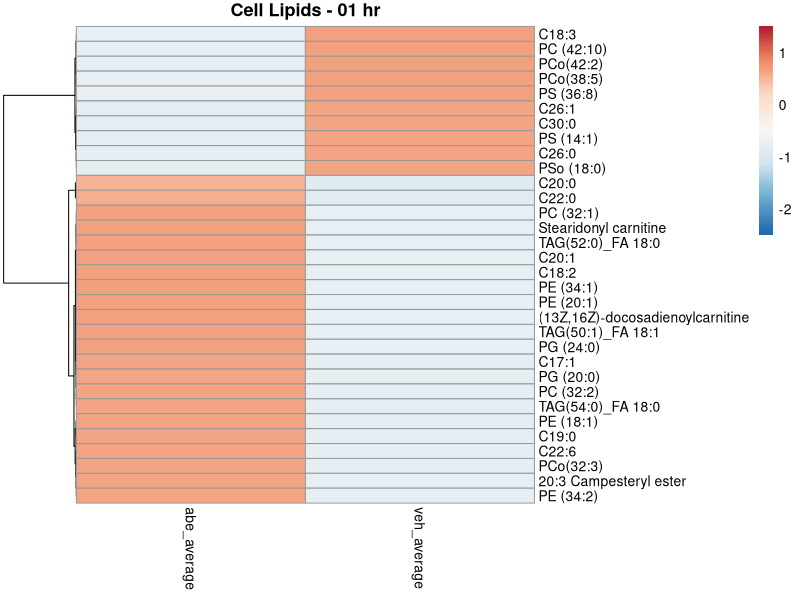
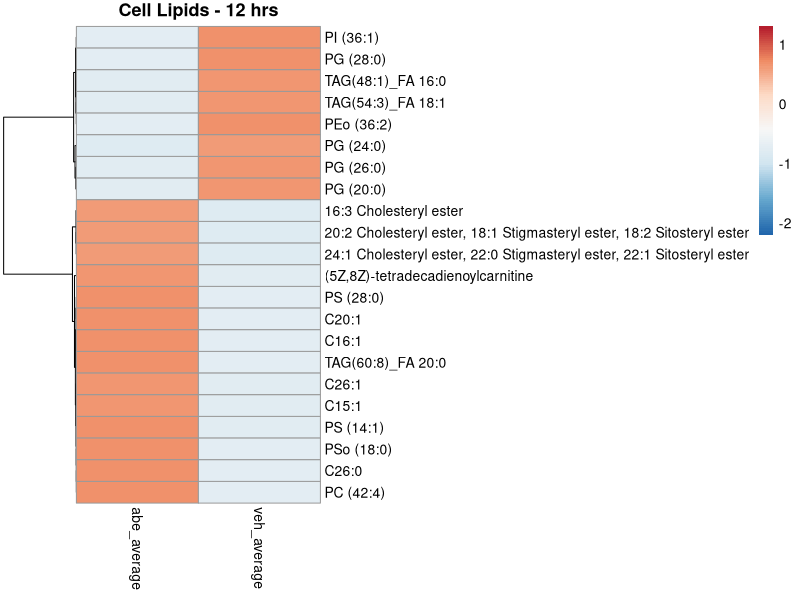
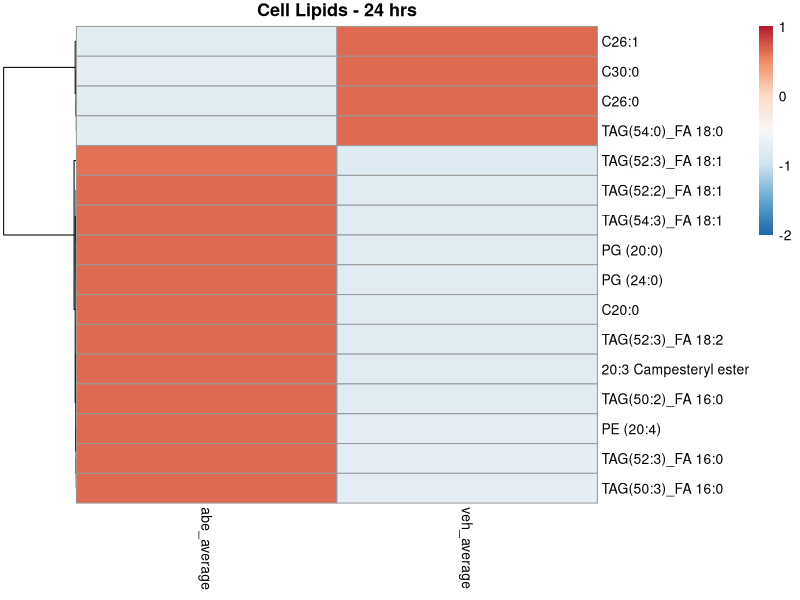
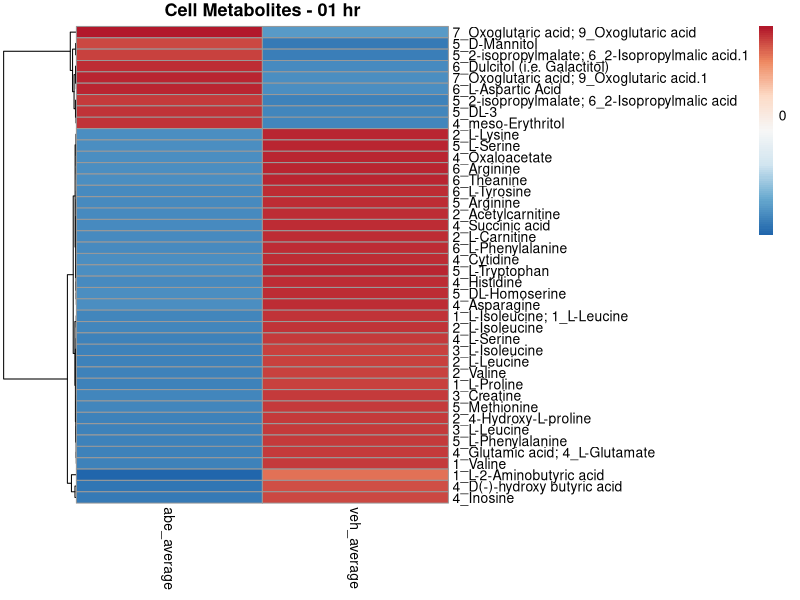
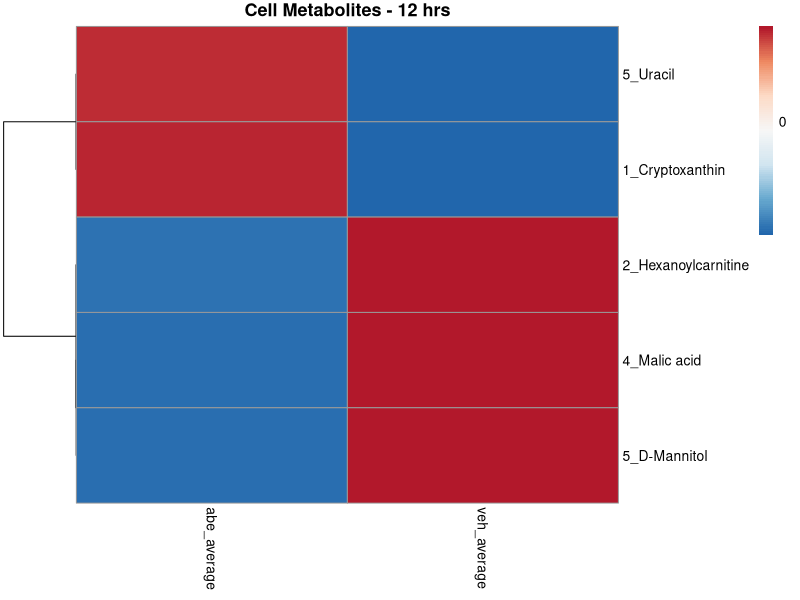
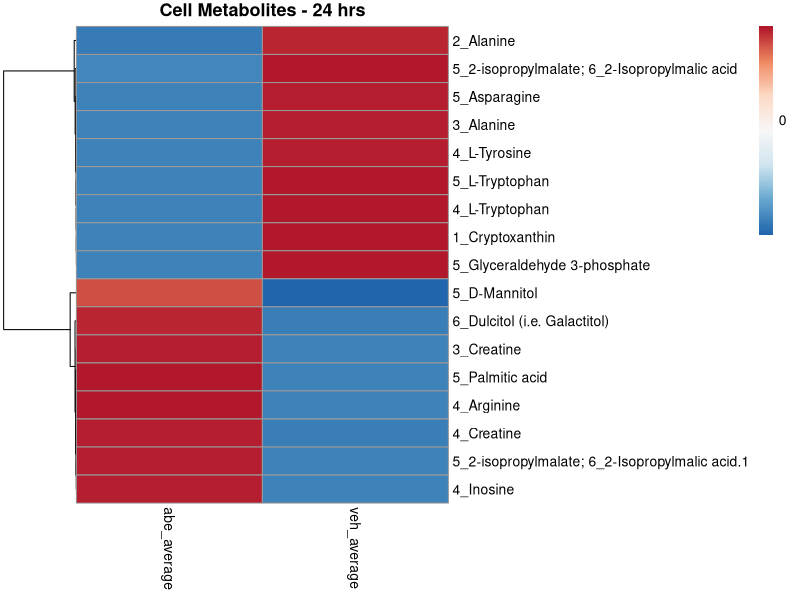

These charts were generated, in order, by the following R code: (Note: this script raises an error after producing the figures.)
library(plyr)
library(tidyverse)
library(RColorBrewer)

cl_01 <- read.csv(file = 'cl_01h_full.csv')
cl_12 <- read.csv(file = 'cl_12h_full.csv')
cl_24 <- read.csv(file = 'cl_24h_full.csv')

cm_01 <- read.csv(file = 'cm_01h_full.csv')
cm_12 <- read.csv(file = 'cm_12h_full.csv')
cm_24 <- read.csv(file = 'cm_24h_full.csv')

ml_01 <- read.csv(file = 'ml_01h_full.csv')
ml_12 <- read.csv(file = 'ml_12h_full.csv')
ml_24 <- read.csv(file = 'ml_24h_full.csv')

mm_01 <- read.csv(file = 'mm_01h_full.csv')
mm_12 <- read.csv(file = 'mm_12h_full.csv')
mm_24 <- read.csv(file = 'mm_24h_full.csv')


################## CL 01 hr ###################################
df <- cl_01

df %>% mutate(lipids = make.unique(lipid)) %>%
  filter(FDR<0.1) %>%
  select(-lipid,	-logFC,	-logCPM,	-LR,	-PValue,	-FDR,	-Transition,	-type,	-Blank,
         -veh_N3,	-Abe_N3,	-veh_N4,	-Abe_N4,	-veh_N5,	-Abe_N5,	-veh_N6,	-Abe_N6,
         -veh_N7,	-Abe_N7) %>%
  rowwise() %>%
  mutate(mean = mean(c(abe_average, veh_average))) %>%
  mutate_if(is.numeric, log10) %>%
  mutate_if(is.numeric, list(~ . - mean)) %>%
  mutate(sd = sd(c(abe_average, veh_average))) %>%
  mutate_if(is.numeric, list(~ . / sd)) %>%
  select( -mean, -sd) ->
  vals

vals %>%
  column_to_rownames("lipids") %>%
  as.matrix() %>%
  pheatmap::pheatmap(color = colorRampPalette(rev(brewer.pal(n = 7, name =
                                                               "RdBu")))(100), 
                     main = "Cell Lipids - 01 hr", 
                     cluster_rows = TRUE,
                     cluster_cols = FALSE, 
                     breaks = seq(-2.5, 1.5, length.out = 100),
                     legend_breaks = c(-2, -1, 0, 1), 
                     legend_labels = c(-2, -1, 0, 1),
                     fontsize = 10, fontsize_row = 10)

################## CL 12 hr ###################################
df <- cl_12

df %>% mutate(lipids = make.unique(lipid)) %>%
  filter(FDR<0.1) %>%
  select(-lipid,	-logFC,	-logCPM,	-LR,	-PValue,	-FDR,	-Transition,	-type,	-Blank,
         -veh_N3,	-Abe_N3,	-veh_N4,	-Abe_N4,	-veh_N5,	-Abe_N5,	-veh_N6,	-Abe_N6, -veh_N1, -veh_N2,
         -Abe_N1, -Abe_N2) %>%
  rowwise() %>%
  mutate(mean = mean(c(abe_average, veh_average))) %>%
  mutate_if(is.numeric, log10) %>%
  mutate_if(is.numeric, list(~ . - mean)) %>%
  mutate(sd = sd(c(abe_average, veh_average))) %>%
  mutate_if(is.numeric, list(~ . / sd)) %>%
  select( -mean, -sd) ->
  vals

vals %>%
  column_to_rownames("lipids") %>%
  as.matrix() %>%
  pheatmap::pheatmap(color = colorRampPalette(rev(brewer.pal(n = 7, name =
                                                               "RdBu")))(100), 
                     main = "Cell Lipids - 12 hrs", 
                     cluster_rows = TRUE,
                     cluster_cols = FALSE, 
                     breaks = seq(-2.2, 1.3, length.out = 100),
                     legend_breaks = c(-2, -1, 0, 1), 
                     legend_labels = c(-2, -1, 0, 1),
                     fontsize = 10, fontsize_row = 10)


################## CL 24 hrs ###################################
df <- cl_24

df %>% mutate(lipids = make.unique(lipid)) %>%
  filter(FDR<0.1) %>%
  select(-lipid,	-logFC,	-logCPM,	-LR,	-PValue,	-FDR,	-Transition,	-type,	-Blank,
         -veh_N3,	-Abe_N3,	-veh_N4,	-Abe_N4,	-veh_N5,	-Abe_N5,	-veh_N6,	-Abe_N6, 
         -veh_N2, -veh_N7,
         -Abe_N2, -Abe_N7) %>%
  rowwise() %>%
  mutate(mean = mean(c(abe_average, veh_average))) %>%
  mutate_if(is.numeric, log10) %>%
  mutate_if(is.numeric, list(~ . - mean)) %>%
  mutate(sd = sd(c(abe_average, veh_average))) %>%
  mutate_if(is.numeric, list(~ . / sd)) %>%
  select( -mean, -sd) ->
  vals

vals %>%
  column_to_rownames("lipids") %>%
  as.matrix() %>%
  pheatmap::pheatmap(color = colorRampPalette(rev(brewer.pal(n = 7, name =
                                                               "RdBu")))(100), 
                     main = "Cell Lipids - 24 hrs", 
                     cluster_rows = TRUE,
                     cluster_cols = FALSE, 
                     breaks = seq(-2, 1, length.out = 100),
                     legend_breaks = c(-2, -1, 0, 1), 
                     legend_labels = c(-2, -1, 0, 1),
                     fontsize = 10, fontsize_row = 10)


################## CM 01 hr ###################################
df <- cm_01

df %>% mutate(lipids = make.unique(lipid)) %>%
  filter(FDR<0.1) %>%
  select(-lipid,	-logFC,	-logCPM,	-LR,	-PValue,	-FDR,	-Transition,	-type,	-Blank,
         -veh_N3,	-Abe_N3,	-veh_N4,	-Abe_N4,	-veh_N5,	-Abe_N5,	-veh_N6,	-Abe_N6,
         -veh_N7,	-Abe_N7) %>%
  rowwise() %>%
  mutate(mean = mean(c(abe_average, veh_average))) %>%
  mutate_if(is.numeric, log10) %>%
  mutate_if(is.numeric, list(~ . - mean)) %>%
  mutate(sd = sd(c(abe_average, veh_average))) %>%
  mutate_if(is.numeric, list(~ . / sd)) %>%
  select( -mean, -sd) ->
  vals

vals %>%
  column_to_rownames("lipids") %>%
  as.matrix() %>%
  pheatmap::pheatmap(color = colorRampPalette(rev(brewer.pal(n = 7, name =
                                                               "RdBu")))(100), 
                     main = "Cell Metabolites - 01 hr", 
                     cluster_rows = TRUE,
                     cluster_cols = FALSE, 
                     # breaks = seq(-2.5, 1.5, length.out = 100),
                     legend_breaks = c(-2, -1, 0, 1), 
                     legend_labels = c(-2, -1, 0, 1),
                     fontsize = 10, fontsize_row = 10)

################## CM 12 hr ###################################
df <- cm_12

df %>% mutate(lipids = make.unique(lipid)) %>%
  filter(FDR<0.1) %>%
  select(-lipid,	-logFC,	-logCPM,	-LR,	-PValue,	-FDR,	-Transition,	-type,	-Blank,
         -veh_N3,	-Abe_N3,	-veh_N4,	-Abe_N4,	-veh_N5,	-Abe_N5,	-veh_N6,	-Abe_N6,
         -veh_N1, -veh_N2, -Abe_N1, -Abe_N2) %>%
  rowwise() %>%
  mutate(mean = mean(c(abe_average, veh_average))) %>%
  mutate_if(is.numeric, log10) %>%
  mutate_if(is.numeric, list(~ . - mean)) %>%
  mutate(sd = sd(c(abe_average, veh_average))) %>%
  mutate_if(is.numeric, list(~ . / sd)) %>%
  select( -mean, -sd) ->
  vals

vals %>%
  column_to_rownames("lipids") %>%
  as.matrix() %>%
  pheatmap::pheatmap(color = colorRampPalette(rev(brewer.pal(n = 7, name =
                                                               "RdBu")))(100), 
                     main = "Cell Metabolites - 12 hrs", 
                     cluster_rows = TRUE,
                     cluster_cols = FALSE, 
                     # breaks = seq(-2.5, 1.5, length.out = 100),
                     legend_breaks = c(-1, 0, 1), 
                     legend_labels = c(-1, 0, 1),
                     fontsize = 10, fontsize_row = 10)

################## CM 24 hrs ###################################
df <- cm_24

df %>% mutate(lipids = make.unique(lipid)) %>%
  filter(FDR<0.1) %>%
  select(-lipid,	-logFC,	-logCPM,	-LR,	-PValue,	-FDR,	-Transition,	-type,	-Blank,
         -veh_N3,	-Abe_N3,	-veh_N4,	-Abe_N4,	-veh_N5,	-Abe_N5,	-veh_N6,	-Abe_N6, 
         -veh_N2, -veh_N7,
         -Abe_N2, -Abe_N7) %>%
  rowwise() %>%
  mutate(mean = mean(c(abe_average, veh_average))) %>%
  mutate_if(is.numeric, log10) %>%
  mutate_if(is.numeric, list(~ . - mean)) %>%
  mutate(sd = sd(c(abe_average, veh_average))) %>%
  mutate_if(is.numeric, list(~ . / sd)) %>%
  select( -mean, -sd) ->
  vals

vals %>%
  column_to_rownames("lipids") %>%
  as.matrix() %>%
  pheatmap::pheatmap(color = colorRampPalette(rev(brewer.pal(n = 7, name =
                                                               "RdBu")))(100), 
                     main = "Cell Metabolites - 24 hrs", 
                     cluster_rows = TRUE,
                     cluster_cols = FALSE, 
                     # breaks = seq(-2, 1, length.out = 100),
                     legend_breaks = c( -1, 0, 1,2), 
                     legend_labels = c( -1, 0, 1,2),
                     fontsize = 10, fontsize_row = 10)


################## ML 01 hr ###################################
df <- ml_01

df %>% mutate(lipids = make.unique(lipid)) %>%
  filter(FDR<0.1) %>%
  select(-lipid,	-logFC,	-logCPM,	-LR,	-PValue,	-FDR,	-Transition,	-type,	-Blank,
         -veh_N3,	-Abe_N3,	-veh_N4,	-Abe_N4,	-veh_N5,	-Abe_N5,	-veh_N6,	-Abe_N6,
         -veh_N7,	-Abe_N7) %>%
  rowwise() %>%
  mutate(mean = mean(c(abe_average, veh_average))) %>%
  mutate_if(is.numeric, log10) %>%
  mutate_if(is.numeric, list(~ . - mean)) %>%
  mutate(sd = sd(c(abe_average, veh_average))) %>%
  mutate_if(is.numeric, list(~ . / sd)) %>%
  select( -mean, -sd) ->
  vals

##### No siginificant lipids

vals %>%
  column_to_rownames("lipids") %>%
  as.matrix() %>%
  pheatmap::pheatmap(color = colorRampPalette(rev(brewer.pal(n = 7, name =
                                                               "RdBu")))(100), 
                     main = "Media Lipids - 01 hr", 
                     cluster_rows = TRUE,
                     cluster_cols = FALSE, 
                     # breaks = seq(-2.5, 1.5, length.out = 100),
                     legend_breaks = c(-2, -1, 0, 1), 
                     legend_labels = c(-2, -1, 0, 1),
                     fontsize = 10, fontsize_row = 10)

################## ML 12 hr ###################################
df <- ml_12

df %>% mutate(lipids = make.unique(lipid)) %>%
  filter(FDR<0.1) %>%
  select(-lipid,	-logFC,	-logCPM,	-LR,	-PValue,	-FDR,	-Transition,	-type,	-Blank,
         -veh_N3,	-Abe_N3,	-veh_N4,	-Abe_N4,	-veh_N5,	-Abe_N5,	-veh_N6,	-Abe_N6,
         -veh_N1, -veh_N2, -Abe_N1, -Abe_N2) %>%
  rowwise() %>%
  mutate(mean = mean(c(abe_average, veh_average))) %>%
  mutate_if(is.numeric, log10) %>%
  mutate_if(is.numeric, list(~ . - mean)) %>%
  mutate(sd = sd(c(abe_average, veh_average))) %>%
  mutate_if(is.numeric, list(~ . / sd)) %>%
  select( -mean, -sd) ->
  vals

vals %>%
  column_to_rownames("lipids") %>%
  as.matrix() %>%
  pheatmap::pheatmap(color = colorRampPalette(rev(brewer.pal(n = 7, name =
                                                               "RdBu")))(100), 
                     main = "Media Lipids - 12 hrs", 
                     cluster_rows = TRUE,
                     cluster_cols = FALSE)#, 
                     # breaks = seq(-2.5, 1.5, length.out = 100),
                     # legend_breaks = c(-1, 0, 1), 
                     # legend_labels = c(-1, 0, 1),
                     # fontsize = 10, fontsize_row = 10)

################## ML 24 hrs ###################################
df <- ml_24

df %>% mutate(lipids = make.unique(lipid)) %>%
  filter(FDR<0.1) %>%
  select(-lipid,	-logFC,	-logCPM,	-LR,	-PValue,	-FDR,	-Transition,	-type,	-Blank,
         -veh_N3,	-Abe_N3,	-veh_N4,	-Abe_N4,	-veh_N5,	-Abe_N5,	-veh_N6,	-Abe_N6, 
         -veh_N2, -veh_N7,
         -Abe_N2, -Abe_N7) %>%
  rowwise() %>%
  mutate(mean = mean(c(abe_average, veh_average))) %>%
  mutate_if(is.numeric, log10) %>%
  mutate_if(is.numeric, list(~ . - mean)) %>%
  mutate(sd = sd(c(abe_average, veh_average))) %>%
  mutate_if(is.numeric, list(~ . / sd)) %>%
  select( -mean, -sd) ->
  vals

vals %>%
  column_to_rownames("lipids") %>%
  as.matrix() %>%
  pheatmap::pheatmap(color = colorRampPalette(rev(brewer.pal(n = 7, name =
                                                               "RdBu")))(100), 
                     main = "Media Lipids - 24 hrs", 
                     cluster_rows = TRUE,
                     cluster_cols = FALSE, 
                     # breaks = seq(-2, 1, length.out = 100),
                     legend_breaks = c( -1, 0, 1,2), 
                     legend_labels = c( -1, 0, 1,2),
                     fontsize = 10, fontsize_row = 10)

################## MM 01 hr ###################################
df <- mm_01

df %>% mutate(lipids = make.unique(lipid)) %>%
  filter(FDR<0.1) %>%
  select(-lipid,	-logFC,	-logCPM,	-LR,	-PValue,	-FDR,	-Transition,	-type,	-Blank,
         -veh_N3,	-Abe_N3,	-veh_N4,	-Abe_N4,	-veh_N5,	-Abe_N5,	-veh_N6,	-Abe_N6,
         -veh_N7,	-Abe_N7) %>%
  rowwise() %>%
  mutate(mean = mean(c(abe_average, veh_average))) %>%
  mutate_if(is.numeric, log10) %>%
  mutate_if(is.numeric, list(~ . - mean)) %>%
  mutate(sd = sd(c(abe_average, veh_average))) %>%
  mutate_if(is.numeric, list(~ . / sd)) %>%
  select( -mean, -sd) ->
  vals

vals %>%
  column_to_rownames("lipids") %>%
  as.matrix() %>%
  pheatmap::pheatmap(color = colorRampPalette(rev(brewer.pal(n = 7, name =
                                                               "RdBu")))(100), 
                     main = "Media Metabolites - 01 hr", 
                     cluster_rows = TRUE,
                     cluster_cols = FALSE)#, 
                     # # breaks = seq(-2.5, 1.5, length.out = 100),
                     # legend_breaks = c(-2, -1, 0, 1), 
                     # legend_labels = c(-2, -1, 0, 1),
                     # fontsize = 10, fontsize_row = 10)

################## MM 12 hr ###################################
df <- mm_12

df %>% mutate(lipids = make.unique(lipid)) %>%
  filter(FDR<0.1) %>%
  select(-lipid,	-logFC,	-logCPM,	-LR,	-PValue,	-FDR,	-Transition,	-type,	-Blank,
         -veh_N3,	-Abe_N3,	-veh_N4,	-Abe_N4,	-veh_N5,	-Abe_N5,	-veh_N6,	-Abe_N6,
         -veh_N1, -veh_N2, -Abe_N1, -Abe_N2) %>%
  rowwise() %>%
  mutate(mean = mean(c(abe_average, veh_average))) %>%
  mutate_if(is.numeric, log10) %>%
  mutate_if(is.numeric, list(~ . - mean)) %>%
  mutate(sd = sd(c(abe_average, veh_average))) %>%
  mutate_if(is.numeric, list(~ . / sd)) %>%
  select( -mean, -sd) ->
  vals

vals %>%
  column_to_rownames("lipids") %>%
  as.matrix() %>%
  pheatmap::pheatmap(color = colorRampPalette(rev(brewer.pal(n = 7, name =
                                                               "RdBu")))(100), 
                     main = "Media Metabolites - 12 hrs", 
                     cluster_rows = TRUE,
                     cluster_cols = FALSE, 
# breaks = seq(-2.5, 1.5, length.out = 100),
                     legend_breaks = c(-1, 0, 1),
                     legend_labels = c(-1, 0, 1),
                     fontsize = 10, fontsize_row = 10)


################## MM 24 hrs ###################################
df <- mm_24

df %>% mutate(lipids = make.unique(lipid)) %>%
  filter(FDR<0.1) %>%
  select(-lipid,	-logFC,	-logCPM,	-LR,	-PValue,	-FDR,	-Transition,	-type,	-Blank,
         -veh_N3,	-Abe_N3,	-veh_N4,	-Abe_N4,	-veh_N5,	-Abe_N5,	-veh_N6,	-Abe_N6, 
         -veh_N2, -veh_N7,
         -Abe_N2, -Abe_N7) %>%
  rowwise() %>%
  mutate(mean = mean(c(abe_average, veh_average))) %>%
  mutate_if(is.numeric, log10) %>%
  mutate_if(is.numeric, list(~ . - mean)) %>%
  mutate(sd = sd(c(abe_average, veh_average))) %>%
  mutate_if(is.numeric, list(~ . / sd)) %>%
  select( -mean, -sd) ->
  vals

vals %>%
  column_to_rownames("lipids") %>%
  as.matrix() %>%
  pheatmap::pheatmap(color = colorRampPalette(rev(brewer.pal(n = 7, name =
                                                               "RdBu")))(100), 
                     main = "Media Lipids - 24 hrs", 
                     cluster_rows = TRUE,
                     cluster_cols = FALSE, 
                     # breaks = seq(-2, 1, length.out = 100),
                     legend_breaks = c( -2, -1, 0, 1), 
                     legend_labels = c( -2, -1, 0, 1),
                     fontsize = 10, fontsize_row = 10)